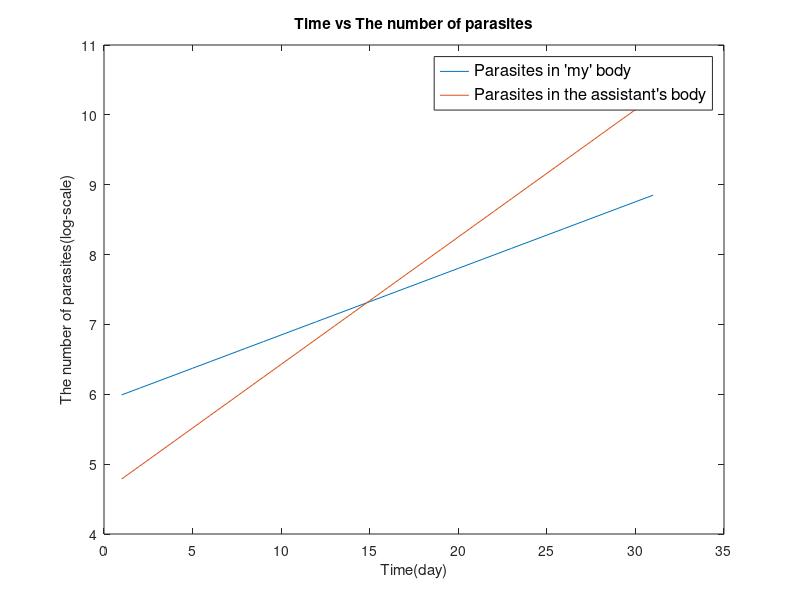

Here is the MATLAB script that generated this plot:
n = [400];
m = [120];
for j = 2:31;
    n(j) = n(j-1) * 1.1;
    m(j) = m(j-1) * 1.2;
end;

plot(1:31,log(n),1:31,log(m));
xlabel("Time(day)");
ylabel("The number of parasites(log-scale)");
title("Time vs The number of parasites")
legend('Parasites in ''my'' body', 'Parasites in the assistant''s body', 'FontSize', 12);
